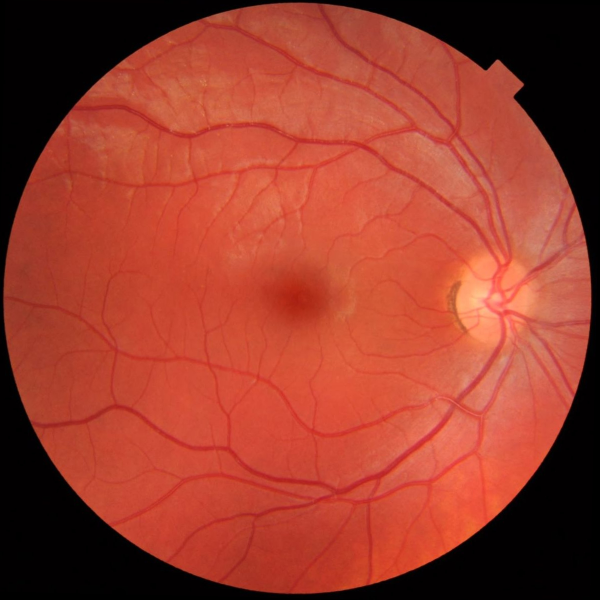
#> input picture 1_Experiments_cross_correlation/public_source.jpg, 1200 x 1200 px (shown at 1/2 size); its folder holds only this picture in this run
$ python -i run_crossCorrelation.py   (imports and definitions only)   (older library calls are emulated)
#> lines starting #> are read from the running program, lines starting #| are printed output that depends on the picture; after the words box and inside, x2 and y2 are one past the last pixel; in counts of white or black regions, pixels touching at a corner belong together
#> further down, picture is the input picture: shape (1200, 1200, 3); mean B, G, R 44.4, 60.5, 154.2
import os
import pandas as pd
from PIL import Image
import numpy as np
import cv2
from skimage.filters import sato
import matplotlib.pyplot as plt
from skimage.transform import warp_polar, rotate, rescale
from skimage.registration import phase_cross_correlation


## Load the filenames in sets of same id, same eye and same centerness
# [13 lines left out: function load_filenames_set, not called in this run]


## Extract the vessels of an image
def vessel_filter(img: np.array):
    img = cv2.cvtColor(img, cv2.COLOR_BGR2GRAY)
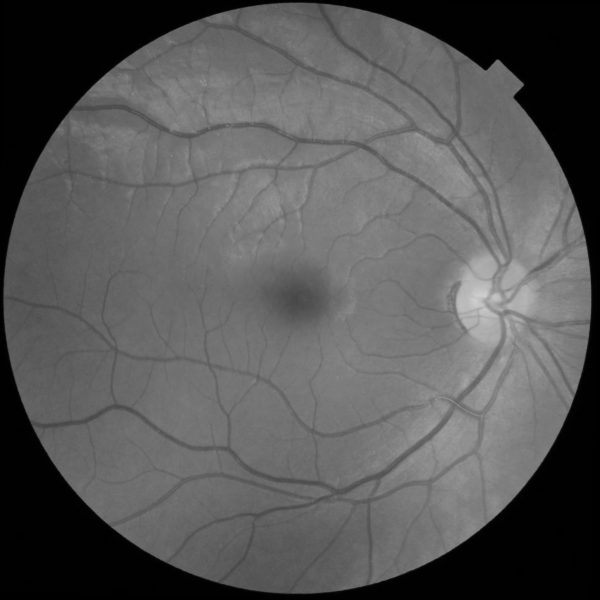
#> img: shape (1200, 1200) (shown at 1/2 size); min 0, max 208, mean 86.7
    print("Debug type: ", type(img[0,0]))
#| Debug type:  <class 'numpy.uint8'>
    print("DEBUG shape: ", img.shape)
#| DEBUG shape:  (1200, 1200)
    img = sato(img)
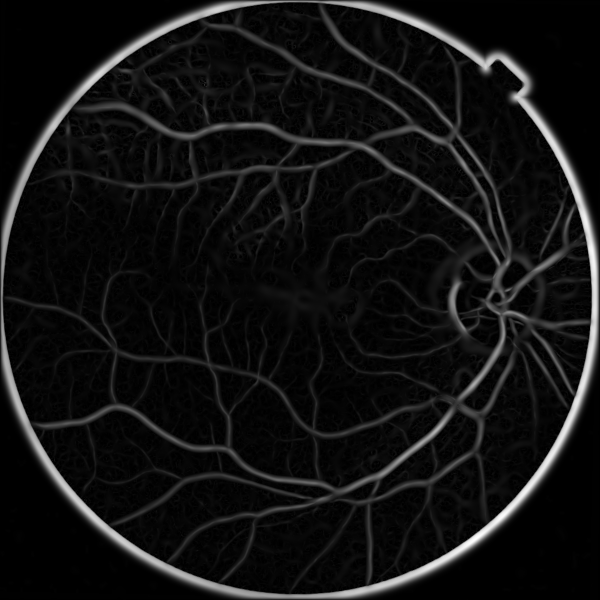
#> img: shape (1200, 1200) float64 (shown at 1/2 size); min 0, max 30.99, mean 2.2; drawn with min black and max white
    print("Debug type: ", type(img[0,0]))
#| Debug type:  <class 'numpy.float64'>
    img[img>0.006] = 255
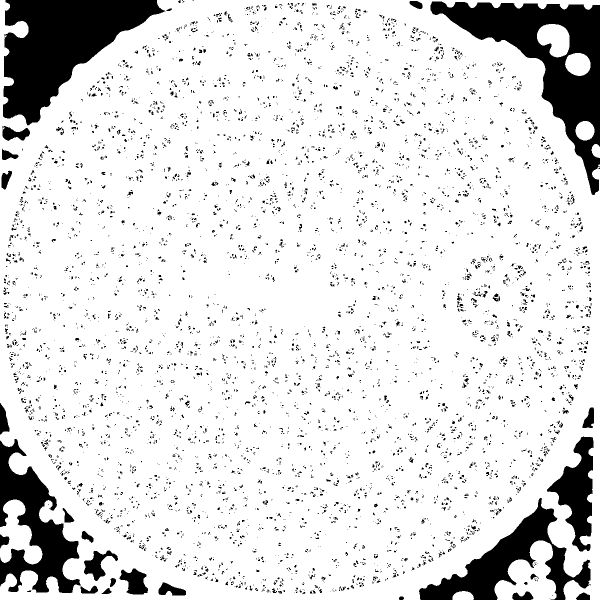
#> img: shape (1200, 1200) float64 (shown at 1/2 size); min 0, max 255, mean 222.5
    img[img<0.006] = 0 # remove background
#> img: shape (1200, 1200) float64; 87.3% white; 5737 black regions (5364 under 20 px), largest, box (x1, y1, x2, y2) and area: (6, 0, 331, 251) 41270, (861, 3, 1200, 390) 39294, (0, 878, 161, 1186) 21085
    print("Debug type: ", type(img[0,0]))
#| Debug type:  <class 'numpy.float64'>
    img = cv2.normalize(src=img, dst=None, alpha=0, beta=255, norm_type=cv2.NORM_MINMAX, dtype=cv2.CV_8U)

    def remove_circle(img):
        center = (int(img.shape[1]/2), int(img.shape[0]/2))
#> center = (600, 600)
        radius = int(img.shape[0]/2) - 100
#> radius = 500
        mask = np.zeros(img.shape[:2], dtype="uint8")
        cv2.circle(mask, center, radius, 255, -1)
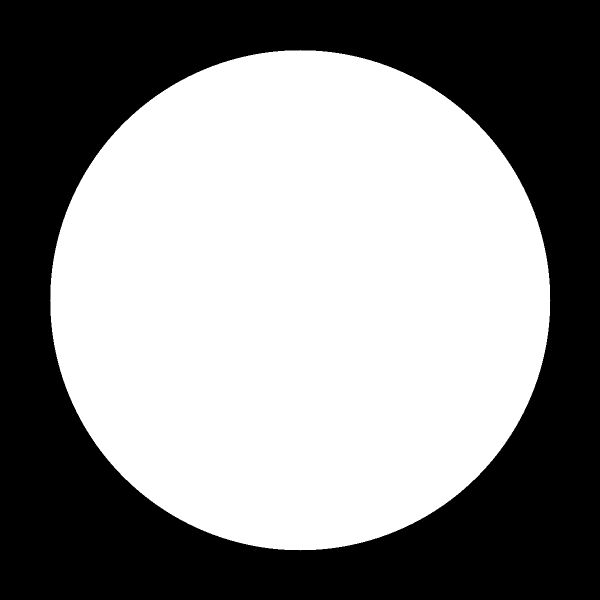
#> mask: shape (1200, 1200) (shown at 1/2 size); 54.5% white; 1 black region, box (x1, y1, x2, y2) and area: (0, 0, 1200, 1200) 654651
        return cv2.bitwise_and(img, img, mask=mask)
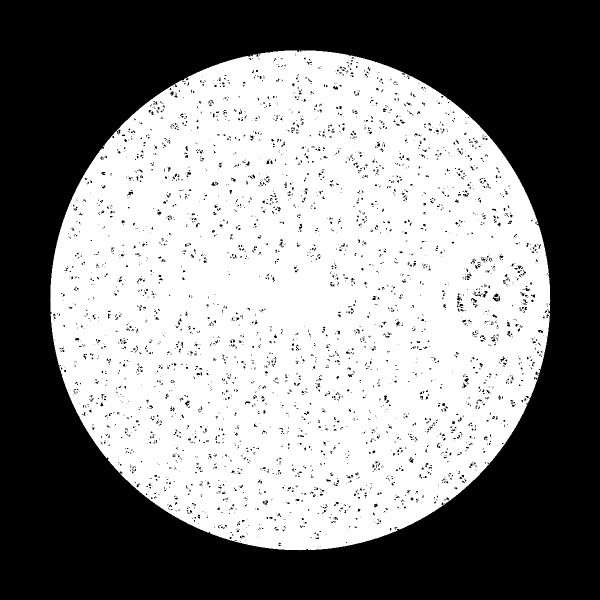
#> returned value: shape (1200, 1200) (shown at 1/2 size); 52.8% white; 3683 black regions (3496 under 20 px), largest, box (x1, y1, x2, y2) and area: (0, 0, 1200, 1200) 654894, (370, 801, 380, 814) 52, (985, 593, 996, 603) 51

    img = remove_circle(img)
    height, width = img.shape
#> height = 1200; width = 1200
    print("DEBUG1: ", height, width)
#| DEBUG1:  1200 1200
    print("Debug type: ", type(img[0,0]))
#| Debug type:  <class 'numpy.uint8'>
    return img


## Image registration, without label
# [73 lines left out: function image_registration_without_label, not called in this run]


# [37 lines not run here, left out]


>>> import cv2
>>> picture = cv2.imread('../public_source.jpg')
>>> result = vessel_filter(picture)
